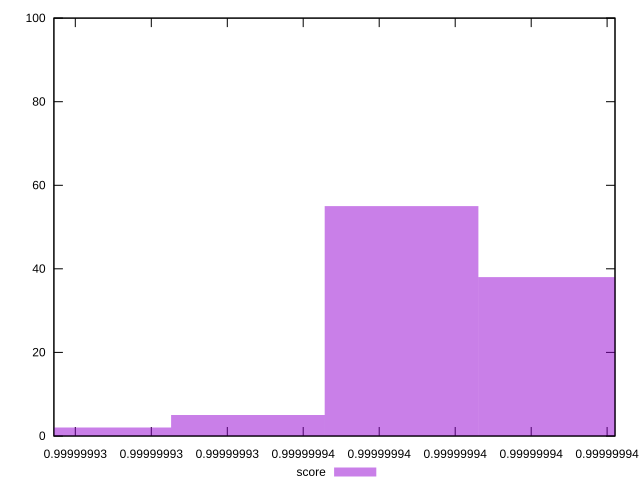

gnuplot code for this plot:
reset
set terminal svg size 640, 490
set output "reprap/speed-index/samples/empty/score/histogram.svg"

$score <<EOF
0.9999999296424525 2
0.9999999416117895 85
0.9999999356271211 13
EOF

set key outside below
set boxwidth 5.984668461148401e-9
set yrange [0:100]
set style fill transparent solid 0.5 noborder

plot \
  $score title "score" with boxes, \


reset
